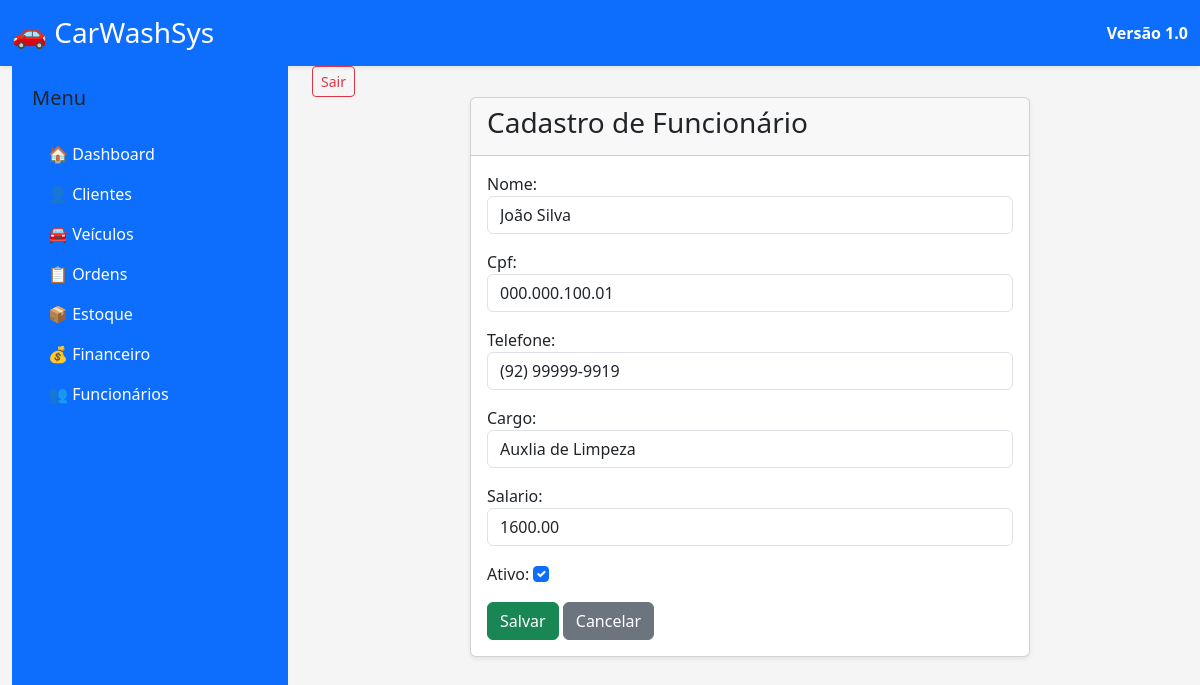
Page /funcionarios/1/editar/ on the committed database.
### apps/funcionarios/models.py (models this page shows, shortened)
class Funcionario(models.Model):
    nome = models.CharField(
        max_length=100
    )
    cpf = models.CharField(
        max_length=14,
        unique=True
    )
    telefone = models.CharField(
        max_length=20
    )
    cargo = models.CharField(
        max_length=50
    )
    salario = models.DecimalField(
        max_digits=10,
        decimal_places=2
    )
    ativo = models.BooleanField(
        default=True
    )

### apps/funcionarios/views.py (the view)
def editar_funcionario(request, pk):
    funcionario = get_object_or_404(
        Funcionario,
        pk=pk,
    )
    if request.method == "POST":
        form = FuncionarioForm(
            request.POST,
            instance=funcionario,
        )
        if form.is_valid():
            form.save()
            return redirect("lista_funcionarios")
    else:
        form = FuncionarioForm(
            instance=funcionario,
        )
    context = {
        "form": form,
    }
    return render(
        request,
        "funcionarios/formulario.html",
        context,
    )

### apps/funcionarios/forms.py
class FuncionarioForm(forms.ModelForm):
    class Meta:
        model = Funcionario
        fields = "__all__"
        widgets = {
            "nome": forms.TextInput(attrs={
                "class": "form-control",
            }),
            "cpf": forms.TextInput(attrs={
                "class": "form-control",
            }),
            "telefone": forms.TextInput(attrs={
                "class": "form-control",
            }),
            "cargo": forms.TextInput(attrs={
                "class": "form-control",
            }),
            "salario": forms.NumberInput(attrs={
                "class": "form-control",
                "step": "0.01",
            }),
            "ativo": forms.CheckboxInput(attrs={
                "class": "form-check-input",
            }),
        }

### templates/funcionarios/formulario.html (shortened to what this page needs)
{% extends "base.html" %}
{% block content %}
<div class="container-fluid">
    <div class="row justify-content-center">
        <div class="col-lg-8">
            <div class="card shadow-sm">
                <div class="card-header">
                    <h3>
                        Cadastro de Funcionário
                    </h3>
                </div>
                <div class="card-body">
                    <form method="post">
                        {{ form.as_p }}
                        <button
                            type="submit"
                            class="btn btn-success">
                            Salvar
                        </button>
                        <a
                            href="{% url 'lista_funcionarios' %}"
                            class="btn btn-secondary">
                            Cancelar
                        </a>
                    </form>
                </div>
            </div>
        </div>
    </div>
</div>
{% endblock %}

### static/css/style.css (style rules this page uses)
body { background: #f5f5f5; font-family: "Segoe UI", Arial, sans-serif; }

### rows in the picture
Funcionario: nome "João Silva", cpf "000.000.100.01", telefone "(92) 99999-9919", cargo "Auxlia de Limpeza", salario "1600.00", ativo "☑"
